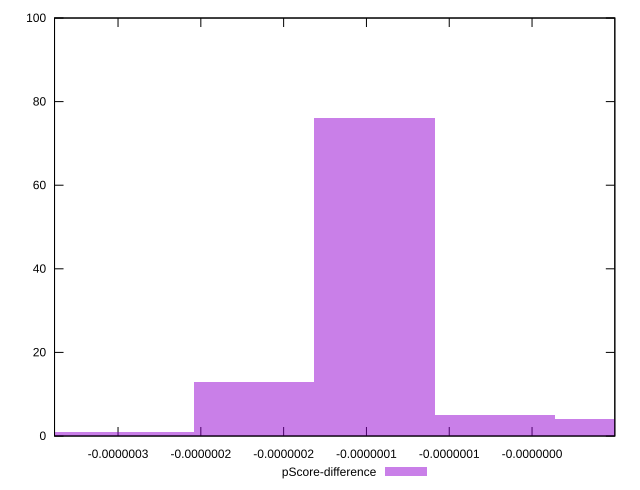

gnuplot code for this plot:
reset

$pScoreDifference <<EOF
-1.4519371947744482e-7 76
-2.1779057921616723e-7 13
-7.259685973872241e-8 5
0 4
-2.9038743895488964e-7 1
-3.6298429869361205e-7 1
EOF

set key outside below
set boxwidth 7.259685973872241e-8
set xrange [-3.3834286106149136e-7:-1.705680041652613e-11]
set yrange [0:100]
set trange [0:100]
set style fill transparent solid 0.5 noborder
set terminal svg size 640, 490 enhanced background rgb 'white'
set output "reports/report_00030_2021-02-24T20-42-31.540Z/bootup-time/samples/agenda/pScore-difference/histogram.svg"

plot $pScoreDifference title "pScore-difference" with boxes

reset
